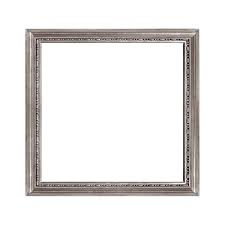
#> input picture cpriko.jpg, 225 x 225 px
$ python modificar_img.py
#> lines starting #> are read from the running program, lines starting #| are printed output that depends on the picture; after the words box and inside, x2 and y2 are one past the last pixel; in counts of white or black regions, pixels touching at a corner belong together
#> further down, imagen is the input picture: shape (225, 225, 3); mean B, G, R 231.1, 232.1, 233.9
import cv2 as cv
import numpy as np

def dibujar_estrella_cruzada(imagen, color=(0, 255, 0), grosor=2, radio_factor=1/3):
    # Obtener las dimensiones de la imagen
#> called with color = (0, 255, 0), grosor = 2, radio_factor = 0.333
    height, width, channels = imagen.shape
#> height = 225; width = 225; channels = 3

    # Definir el centro de la imagen
    center_x, center_y = width // 2, height // 2
#> center_x = 112; center_y = 112

    # Definir el radio del círculo invisible
    radius = min(width, height) * radio_factor
#> radius = 75

    # Definir los 5 puntos de la estrella
    points = []
    for i in range(5):
        angle = np.pi / 2 + i * 2 * np.pi / 5
        x = int(center_x + radius * np.cos(angle))
        y = int(center_y - radius * np.sin(angle))  # Invertir el signo de seno para la orientación correcta
        points.append((x, y))

    # Dibujar las líneas que conectan los puntos de la estrella, cruzando líneas
    for i in range(5):
        cv.line(imagen, points[i], points[(i + 2) % 5], color, grosor)
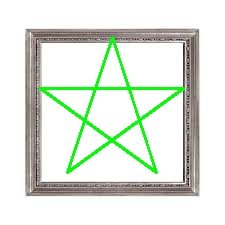
#> imagen: shape (225, 225, 3); 4.12% of pixels changed, all inside (x1, y1, x2, y2) = (39, 36, 185, 174)

# Cargar la imagen
imagen = cv.imread('cpriko.jpg')

dibujar_estrella_cruzada(imagen)

# Mostrar la imagen
cv.imshow('Imagen con Estrella Cruzada', imagen)
cv.waitKey(0)
cv.destroyAllWindows()
